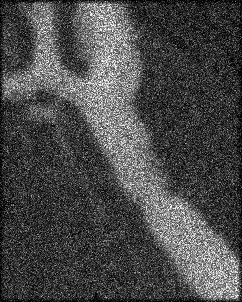
%> input picture angio_n.bmp, 242 x 302 px
$ octave Project4Matlab.m   (GNU Octave 9; MATLAB toolbox functions it lacks are replaced by stand-ins)
%> lines starting %> are read from the running program, lines starting %| are printed output that depends on the picture; in (x1, y1, x2, y2) boxes, pixels count from 0 and x2, y2 are one past the last pixel; in counts of white or black regions, pixels touching at a corner belong together; the program's own positions count from 1
%% reading the image

A = imread('angio_n.bmp');
%> A is the input picture: size 302x242 uint8; min 0, max 255, mean 74.2
Afilt = medfilt2(medfilt2(A,[7,7]));


sobeldi = [-1,-1,0;-1,0,1;0,1,2];
Agradientdi = imfilter(Afilt,sobeldi, 'conv');


lapl = [-1 -1 -1; -1 8 -1; -1 -1 -1];
resp = imfilter((Afilt+ Agradientdi), lapl, 'conv');
resp = imfilter((Afilt+ Agradientdi+ resp), lapl, 'conv');

avg = [1/9 1/9 1/9;1/9 1/9 1/9;1/9 1/9 1/9];
Afilt = imfilter(Agradientdi + Afilt - resp, avg, 'conv');

%Agradientdi = imopen(Agradientdi,filler3);
figure(1);
imshow(Afilt);

filler3 = strel('disk',6);
Afilt = imclose(Afilt,filler3);
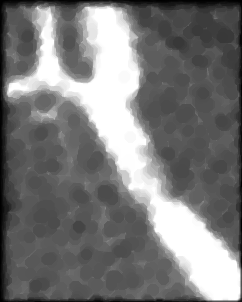
%> Afilt: size 302x242 uint8; min 0, max 255, mean 121.5

figure(2);
imshow(Afilt);

figure(3)
edges = edge(Afilt,'canny',0.3);
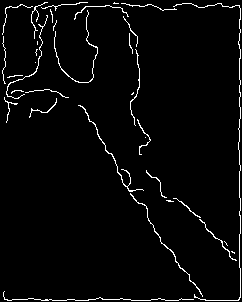
%> edges: size 302x242 logical; 3.1% white in thin lines or dots
imshow(edges);


%% automated rotation of image with filtering

%filtering part
G = imread('angio_n.bmp');
G = medfilt2(medfilt2(G));
filler = strel('disk',4);
G = imclose(G,filler);
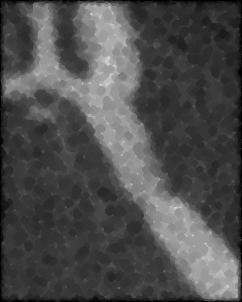
%> G: size 302x242 uint8; min 0, max 215, mean 77.2
G = imopen(G,filler);


[BW] = edge(G,'canny',0.3);
%> BW: size 302x242 logical; 3.5% white in thin lines or dots
[~,gdir]=imgradient(G);
[m,n]=size(G);
%> m = 302; n = 242
for i=1:m-1
    for j=1:n-1
        if (BW(i,j)==0)
           gdir(i,j)=0;
        end
    end
end
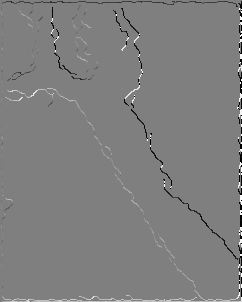
%> gdir: size 302x242 double; min -180, max 179.7, mean -0.5; drawn with min black and max white


avgTheta = 0;
numOfpts = 0;
for i = 100:m-7
    for j = 7:n-7
        if (gdir(i,j) ~= 0)
            numOfpts = numOfpts + 1;
            avgTheta = avgTheta + gdir(i,j);
        end
    end
end
%> after the loop, avgTheta = -20098.1; numOfpts = 682

avgTheta = avgTheta/(numOfpts);
%> avgTheta = -29.47


rotI = imrotate(G,avgTheta,'crop');
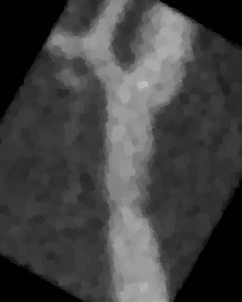
%> rotI: size 302x242 uint8; min 0, max 188, mean 66.1


figure(4);
imshow(rotI);
figure(5);
imshow(rotI((112:300),:));
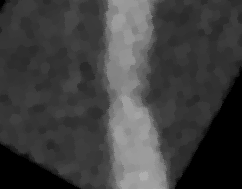
%> displayed picture: size 189x242, on the screen's scale of 0 to 255; min 0, max 174, mean 63.4
%now user chooses how to crop the image
figure(6);
binaryImage = imbinarize(rotI);
%> binaryImage: size 302x242 logical; 24.8% white; 2 white regions, box (x1, y1, x2, y2) and area: (47, 0, 195, 302) 17871, (61, 68, 81, 89) 225
binaryImage = binaryImage((112:300),:);
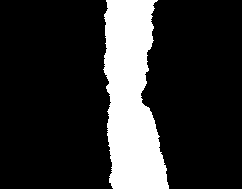
%> binaryImage: size 189x242 logical; 19.2% white; 1 white region, box (x1, y1, x2, y2) and area: (103, 0, 169, 189) 8771
imshow(binaryImage);

%horizontal detector

[m2,n2] = size(binaryImage);
%> m2 = 189; n2 = 242
maxWidth = 0;
minWidth = n2;
%> minWidth = 242

for i = 1:m2
    tempWidth = 0;
    for j = 1:n2
        if binaryImage(i,j) == 1
            tempWidth = tempWidth + 1;
        end
        if tempWidth > maxWidth
            maxWidth = tempWidth;
        end
    end
    if tempWidth < minWidth
        minWidth = tempWidth;
    end
end
%> this loop made 189 passes
%> minWidth on passes 1, 2, 3, 4, 6, 48, 49, 51, 53: 52, 51, 48, 47, 46, 45, 44, 42, 41
%> after the loop, maxWidth = 59; minWidth = 31
%percent stenosis = [1 − ((Dstenosis)/(Dnormal))] × 100,


percentSten = (1-(minWidth)/(maxWidth))*100;
%> percentSten = 47.46
